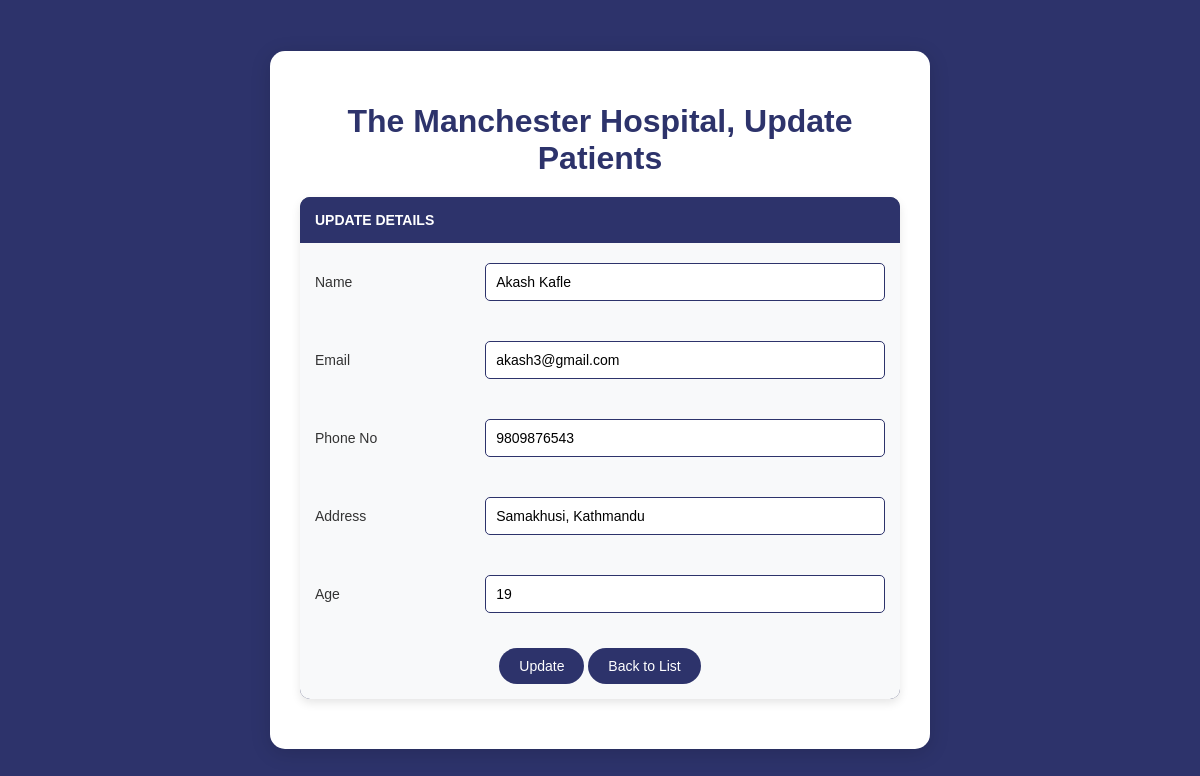
The page /update.php?updateid=1 on the database its author committed.
### tables this page shows
CREATE TABLE patients (
    id INT PRIMARY KEY AUTO_INCREMENT,
    name VARCHAR(100) NOT NULL,
    email VARCHAR(100) UNIQUE NOT NULL,
    phone_no VARCHAR(20) NOT NULL,
    address TEXT NOT NULL,
    age INT NOT NULL
);

### update.php (the view, shortened to what this page needs)
<?php
include 'connect.php';
if (isset($_GET['updateid'])) {
    $id = $_GET['updateid'];
    $query = "SELECT * FROM patients WHERE id = ?";
    $stmt = mysqli_prepare($conn, $query);
    mysqli_stmt_bind_param($stmt, "i", $id);
    mysqli_stmt_execute($stmt);
    $result = mysqli_stmt_get_result($stmt);
    $row = mysqli_fetch_assoc($result);
} else {
    die("No ID provided.");
}
?>
<!DOCTYPE html>
<html lang="en">
<head>
    <link rel="stylesheet" href="addlists.css">
</head>
<body>
<div class="container">
    <h1>The Manchester Hospital, Update Patients</h1>
    <form method="post">
        <table>
            <tr>
                <th colspan="2">Update Details</th>
            </tr>
            <tr>
                <td><label for="name">Name</label></td>
                <td><input type="text" id="name" name="name" value="<?php echo htmlspecialchars($row['name']); ?>" required></td>
            </tr>
            <tr>
                <td><label for="email">Email</label></td>
                <td><input type="email" id="email" name="email" value="<?php echo htmlspecialchars($row['email']); ?>" required></td>
            </tr>
            <tr>
                <td><label for="phone_no">Phone No</label></td>
                <td><input type="text" id="phone_no" name="phone_no" value="<?php echo htmlspecialchars($row['phone_no']); ?>" required></td>
            </tr>
            <tr>
                <td><label for="address">Address</label></td>
                <td><input type="text" id="address" name="address" value="<?php echo htmlspecialchars($row['address']); ?>" required></td>
            </tr>
            <tr>
                <td><label for="age">Age</label></td>
                <td><input type="text" id="age" name="age" value="<?php echo htmlspecialchars($row['age']); ?>" required></td>
            </tr>
            <tr>
                <td colspan="2" style="text-align: center;">
                    <button type="submit" class="btn-primary" name="submit">Update</button>
                    <a href="patients.php" class="btn-primary">Back to List</a>
                </td>
            </tr>
        </table>
    </form>
</div>
</body>
</html>

### addlists.css (style rules this page uses)
body { font-family: Arial, sans-serif; background-color: #2D336B; display: flex; justify-content: center; align-items: center; height: 100vh; margin: 0; }
.container { background-color: #ffffff; padding: 30px; border-radius: 15px; box-shadow: 0 4px 20px rgba(0, 0, 0, 0.15); width: 600px; overflow: auto; }
a { text-decoration: none; color: #ffffff; }
h1 { text-align: center; margin-bottom: 20px; font-weight: bold; color: #2D336B; font-size: 2rem; }
table { width: 100%; border-collapse: collapse; margin-bottom: 20px; background-color: #343964; border-radius: 10px; overflow: hidden; box-shadow: 0 4px 10px rgba(0, 0, 0, 0.1); }
th, td { padding: 15px; text-align: left; }
th { background-color: #2D336B; color: #ffffff; font-weight: 600; text-transform: uppercase; font-size: 14px; }
td { background-color: #f8f9fa; color: #333333; font-size: 14px; }
input[type="text"], input[type="email"], input[type="date"], input[type="time"] { width: 100%; padding: 10px; margin: 5px 0; border: 1px solid #2D336B; border-radius: 5px; box-sizing: border-box; font-size: 14px; transition: border-color 0.3s ease; }
.btn-primary { background-color: #2D336B; color: white; border: none; padding: 10px 20px; border-radius: 20px; cursor: pointer; font-size: 14px; font-weight: 500; transition: all 0.3s ease; }
table, th, td { border: none; }

### rows shown on the page
patients: name "Akash Kafle", email "akash3@gmail.com", phone_no "9809876543", address "Samakhusi, Kathmandu", age "19"
